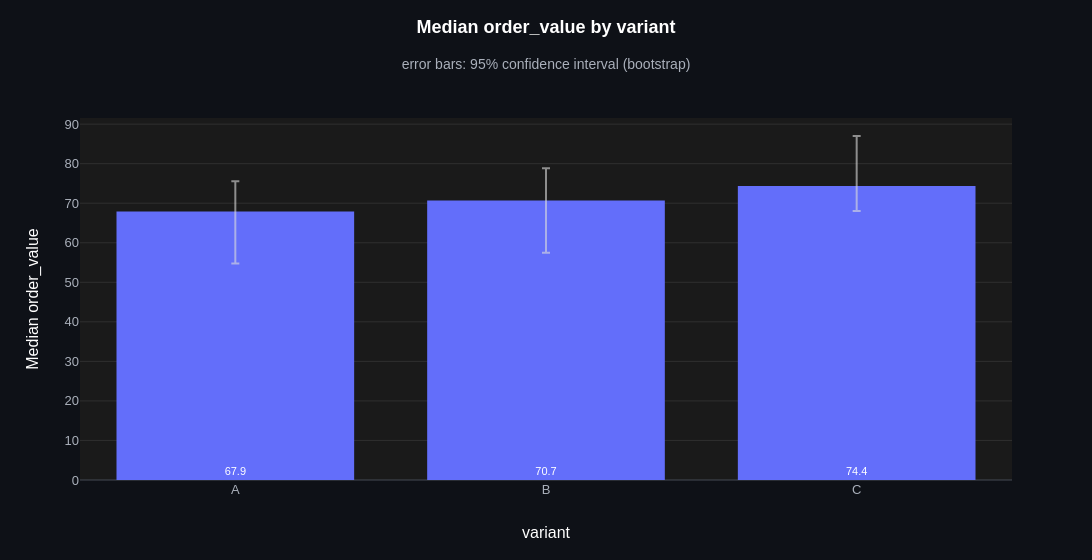

Notebook code cell kept with this figure:
### Markdown cell above
**`n_boot`** (`int, default 2000`): bootstrap resamples per bar. **`random_state`**
(`int, numpy Generator or None, default 0`): the seed of the bootstrap. The fixed
default draws the same intervals on every run; `None` draws new ones. More resamples
give steadier interval ends; a different seed moves them slightly.

### Code cell
ev.bar_plot(
    checkout,
    "variant",
    "order_value",
    agg="median",
    ci="bootstrap",
    n_boot=10_000,
    random_state=42,
)

### Figure 1 — Plotly figure (JSON) as saved in the notebook; plotly's stock layout.template omitted (floating-point values rounded to 4 significant figures)
{"data": [{"cliponaxis": false, "error_y": {"array": [7.66, 8.14, 12.61], "arrayminus": [13.17, 13.24, 6.31], "color": "rgba(220,220,220,0.6)", "symmetric": false, "type": "data"}, "hovertemplate": "%{hovertext}<extra></extra>", "hovertext": ["variant: <b>A</b><br>Median order_value: 67.9<br>n = 117<br>95% CI: 54.7 to 75.6", "variant: <b>B</b><br>Median order_value: 70.7<br>n = 108<br>95% CI: 57.5 to 78.9", "variant: <b>C</b><br>Median order_value: 74.4<br>n = 108<br>95% CI: 68.1 to 87"], "insidetextanchor": "start", "marker": {"color": ["#636EFA", "#636EFA", "#636EFA"]}, "meta": {"group": null, "role": "data"}, "name": "order_value", "orientation": "v", "showlegend": false, "text": ["67.9", "70.7", "74.4"], "textangle": 0, "textfont": {"size": 11}, "textposition": "inside", "type": "bar", "x": ["A", "B", "C"], "y": [67.9, 70.72, 74.37]}], "layout": {"bargap": 0.15, "bargroupgap": 0.1, "barmode": "group", "height": 560, "legend": {"title": {"text": ""}, "traceorder": "normal"}, "margin": {"t": 118}, "showlegend": false, "title": {"subtitle": {"text": "error bars: 95% confidence interval (bootstrap)"}, "text": "<b>Median order_value by variant</b>"}, "uniformtext": {"minsize": 11, "mode": "hide"}, "width": 1400, "xaxis": {"categoryarray": ["A", "B", "C"], "categoryorder": "array", "title": {"text": "variant"}, "type": "category"}, "yaxis": {"title": {"text": "Median order_value"}}}}
